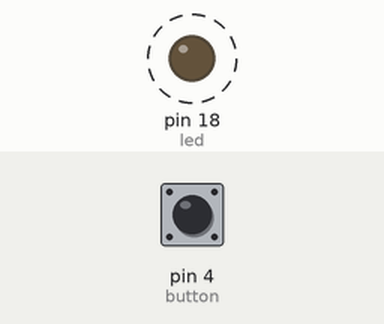
A sketch run on a simulated Arduino Uno, built with avr-gcc and run on an emulated ATmega328P. Parts: output pins drawn as LEDs (lit = HIGH). Dashed ring = blinking. The test bench sets the inputs (shaded band); at power-on: pin 4 (button) LOW. What the sketch prints to the serial monitor is not drawn.

Above: at 1.2 s.
1.3 s: pin 4 (button) pulled HIGH for 0.15 s
Timing chart, 0 to 10.3 s (numbered marks = the images above; inputs shaded):
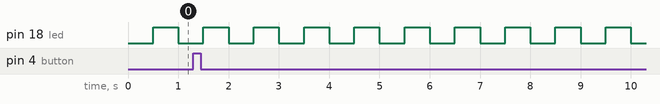

Measured:
- by itself, pin 18 (led): alternates HIGH for 0.50 s and LOW for 0.50 s

The sketch:

Experiment_C_V2_Millis_Debounce.ino
```cpp
const int led = 18;
const int button = 4;

int buttonState = LOW;
int lastReading = LOW;
int counter = 0;

bool ledState = LOW;

unsigned long previousTime = 0;
unsigned long debounceTime = 0;

const unsigned long interval = 500;
const unsigned long debounce = 50;

void setup() {
  Serial.begin(115200);

  pinMode(led, OUTPUT);
  pinMode(button, INPUT);

  Serial.println("VERSION 2 - MILLIS WITH DEBOUNCE");
  Serial.println("Counter: 0");
}

void loop() {

  unsigned long now = millis();

  // LED blinking control
  if (now - previousTime >= interval) {

    previousTime = now;

    ledState = !ledState;

    digitalWrite(led, ledState);
  }

  // Button reading
  int reading = digitalRead(button);

  if (reading != lastReading) {
    debounceTime = now;
  }

  if (now - debounceTime >= debounce) {

    if (reading != buttonState) {

      buttonState = reading;

      if (buttonState == HIGH) {
        counter++;
        Serial.println(counter);
      }
    }
  }

  lastReading = reading;
}
```
